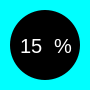
    <widget class="QFrame" name="frame_9">
     <property name="geometry">
      <rect>
       <x>1610</x>
       <y>700</y>
       <width>90</width>
       <height>90</height>
      </rect>
     </property>
     <property name="styleSheet">
      <string notr="true">QFrame{
background-color: rgb(0, 255, 255);
border-radius:45px;
}</string>
     </property>
     <property name="frameShape">
      <enum>QFrame::StyledPanel</enum>
     </property>
     <property name="frameShadow">
      <enum>QFrame::Plain</enum>
     </property>
     <widget class="QFrame" name="frame_10">
      <property name="geometry">
       <rect>
        <x>10</x>
        <y>10</y>
        <width>70</width>
        <height>70</height>
       </rect>
      </property>
      <property name="styleSheet">
       <string notr="true">QFrame{
background-color: black;
border-radius:35px;
}</string>
      </property>
      <property name="frameShape">
       <enum>QFrame::StyledPanel</enum>
      </property>
      <property name="frameShadow">
       <enum>QFrame::Plain</enum>
      </property>
      <widget class="QWidget" name="horizontalLayoutWidget_10">
       <property name="geometry">
        <rect>
         <x>10</x>
         <y>10</y>
         <width>61</width>
         <height>51</height>
        </rect>
       </property>
       <layout class="QHBoxLayout" name="horizontalLayout_10">
        <item>
         <widget class="QLabel" name="Finential_statistic1_26">
          <property name="styleSheet">
           <string notr="true">color:white;
background-color: rgba(255, 255, 255, 0);
font: 20px;</string>
          </property>
          <property name="text">
           <string>15</string>
          </property>
          <property name="wordWrap">
           <bool>true</bool>
          </property>
         </widget>
        </item>
        <item>
         <widget class="QLabel" name="Finential_statistic1_27">
          <property name="styleSheet">
           <string notr="true">color:white;
font: 20px;
background-color:rgba(255, 255, 255, 0);</string>
          </property>
          <property name="frameShadow">
           <enum>QFrame::Raised</enum>
          </property>
          <property name="text">
           <string>%</string>
          </property>
          <property name="wordWrap">
           <bool>true</bool>
          </property>
         </widget>
        </item>
       </layout>
      </widget>
     </widget>
    </widget>
